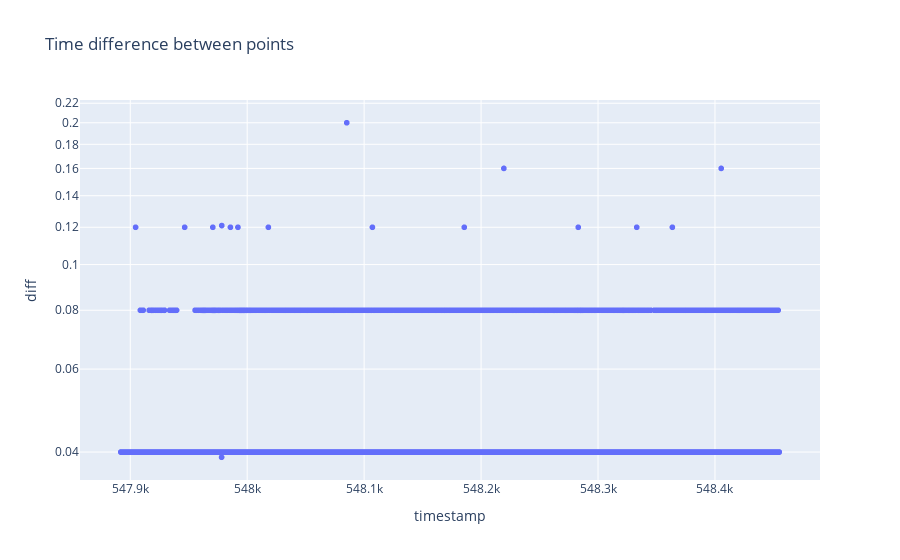

The cell this chart's notebook holds for it:
### Code cell
df = get_dat_df(dat_files[1])
(
    df
    # .loc[
    #     lambda d: (
    #         d[["latitude", "longitude", "speed"]]
    #         == d[["latitude", "longitude", "speed"]].shift(1)
    #     ).any(axis="columns")
    # ]
    .pipe(
        lambda d: px.scatter(
            x=d["timestamp"],
            y=d["timestamp"].diff(),
            log_y=True,
            labels={"x": "timestamp", "y": "diff"},
            title="Time difference between points",
        )
    )
)

### Figure 1 — Plotly figure (JSON) as saved in the notebook; plotly's stock layout.template omitted (floating-point values rounded to 4 significant figures; data arrays with more than 128 entries replaced by an {"elided": "..."} marker saying what was removed)
{"data": [{"hovertemplate": "timestamp=%{x}<br>diff=%{y}<extra></extra>", "legendgroup": "", "marker": {"color": "#636efa", "symbol": "circle"}, "mode": "markers", "name": "", "showlegend": false, "type": "scattergl", "x": {"elided": "13295 float values"}, "xaxis": "x", "y": {"elided": "13295 float values"}, "yaxis": "y"}], "layout": {"legend": {"tracegroupgap": 0}, "title": {"text": "Time difference between points"}, "xaxis": {"anchor": "y", "domain": [0, 1], "title": {"text": "timestamp"}}, "yaxis": {"anchor": "x", "domain": [0, 1], "title": {"text": "diff"}, "type": "log"}}}
